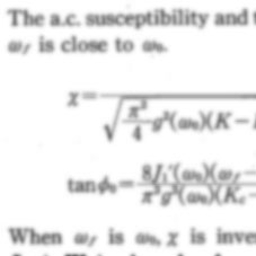
#> input picture task8/text1.jpg, 256 x 256 px
$ jupyter execute task_8.ipynb
#> lines starting #> are read from the running program, lines starting #| are printed output that depends on the picture
# Комбинирование высокочастотных фильтров

Автор: Винник Екатерина Петровна, 22.М04

## Лапласиан в частотной области

[cell 1]
import numpy as np


def get_fft(img, shift=False):
    h = img.shape[0]
    w = img.shape[1]
    img = img.astype(complex)

    x_arr = np.arange(h)
    y_arr = np.arange(w)

    x_mat = np.repeat(x_arr.reshape((h, 1)), w, 1)
    y_mat = np.repeat(y_arr.reshape((1, w)), h, 0)

    if shift:
        exp_val = (x_mat + y_mat) * np.pi * 1j
        img = np.multiply(img, np.exp(exp_val))

    if len(img.shape) == 3:
        img = np.swapaxes(img, 0, 2)
        img_fft = np.fft.fft2(img)
    else:
        img_fft = np.fft.fft2(img)

    return img_fft

[cell 2]
import numpy as np


def get_ifft(img_fft, shift=False):
    h = img_fft.shape[0]
    w = img_fft.shape[1]
    img_fft = img_fft.astype(complex)

    u_arr = np.arange(h)
    v_arr = np.arange(w)

    u_mat = np.repeat(u_arr.reshape((h, 1)), w, 1)
    v_mat = np.repeat(v_arr.reshape((1, w)), h, 0)

    if shift:
        exp_val = (u_mat + v_mat) * np.pi * 1j
        img_fft = np.multiply(img_fft, np.exp(exp_val))

    if len(img_fft.shape) == 3:
        img_fft = np.swapaxes(img_fft, 0, 2)
        img_ifft = np.fft.ifft2(img_fft)
    else:
        img_ifft = np.fft.ifft2(img_fft)

    return img_ifft

[cell 3]
import numpy as np


def apply_laplac_HP(img_fft):
    h = img_fft.shape[0]
    w = img_fft.shape[1]

    u_arr = np.arange(h)
    v_arr = np.arange(w)

    u_mat = np.repeat(u_arr.reshape((h, 1)), w, 1)
    v_mat = np.repeat(v_arr.reshape((1, w)), h, 0)

    dist_mat = np.sqrt(np.power((u_mat - h//2), 2) + np.power((v_mat - w//2), 2))

    filter_mat = -4 * np.pi * np.pi * np.power(dist_mat, 2)

    if len(img_fft.shape) == 3:
        channels = img_fft.shape[-1]
        for ch in range(channels):
            img_fft[:, :, ch] = np.multiply(img_fft[:, :, ch], filter_mat)
    else:
        img_fft = np.multiply(img_fft, filter_mat)

    return img_fft, filter_mat

## Усиление высоких частот

[cell 4]
import numpy as np


def apply_amp_HP(img_fft, filter_mat, k1=1., k2=1.):
    img_fft = np.multiply((k1 + k2*filter_mat), img_fft)

    return img_fft

## Гомоморфная фильтрация
### Theory

Another technique of image processing is homomorphic filtering.
The idea behind it is to think of image as of a combination of illumination $i(x, y)$ and reflectance $r(x, y)$:
$$
\begin{equation}
    f(x, y) = i(x, y)r(x, y).
    \tag{2}
\end{equation}
$$
In order to perform operations in frequency domain, another type of such decomposition is exploited:
$$
\begin{equation}
    z(x, y) = \ln f(x, y) = \ln i(x, y) + \ln r(x, y),
    \tag{3}
\end{equation}
$$
so that $Z(u, v) = \mathfrak{F}[z(x, y)]$ is also a simple sum of $\ln i$ and $\ln r$ in frequency domain.
We denote $\mathfrak{F}[\ln i(x, y)]$ by $F_i(u, v)$.
$F_r(u, v)$ stands for the same denotion for $r(x, y)$.
With that in mind,
$$
\begin{equation}
    Z(u, v) = F_i(x, y) + F_r(x, y).
    \tag{4}
\end{equation}
$$
After a filter $H(u, v)$ is applied, we can obtain a transformed image in spatial domain as follows:
$$
\begin{equation}
    g(x, y) = e^{s(x, y)} = e^{i'(x, y)} e^{r'(x, y)},
    \tag{5}
\end{equation}
$$
where $i'(x, y) = \mathfrak{F}^{-1}[H(u, v)F_i(u, v)]$ and $r'(x, y) = \mathfrak{F}^{-1}[H(u, v)F_r(u, v)]$.

In the current work, we exploit a modified Gaussian high pass filter as a homomorphic one:
$$
\begin{equation}
    H(u, v) = (\gamma_H - \gamma_L)\left[ 1 - e^{-c(D^2(u, v)/D_0^2)} \right] + \gamma_L,
    \tag{6}
\end{equation}
$$
where $c$ and $D_0$ are constants, $D(u, v)$ returns a value of distance of $(u, v)$ from the center of an image, $\gamma_H > 1$ and $\gamma_L < 1$ -- parameters, which control how filter affects **h**igh frequency (which correspond to reflections) and **l**ow frequency (corresponding to external lightning) parts of an image.

### Code

#### Gaussian homomorphic filter

[cell 5]
import numpy as np


def apply_gs_hom(img_fft, g_h, g_l, c=1., d0perc=0.5):
    h = img_fft.shape[0]
    w = img_fft.shape[1]

    d0 = d0perc * np.min([h, w]) / 2

    u_arr = np.arange(h)
    v_arr = np.arange(w)

    u_mat = np.repeat(u_arr.reshape((h, 1)), w, 1)
    v_mat = np.repeat(v_arr.reshape((1, w)), h, 0)

    dist_mat = np.sqrt(np.power((u_mat - h//2), 2) + np.power((v_mat - w//2), 2))

    filter_mat = (g_h - g_l) * (np.full_like(dist_mat, 1.) - np.exp(-c*np.power(dist_mat, 2)/(d0*d0))) + \
                 g_l * np.full_like(dist_mat, 1.)

    img_fft = np.multiply(img_fft, filter_mat)

    return img_fft

### Results

#### Processing + visualization

First of all, we need to load images for the further processing.

[cell 6]
import numpy as np
import matplotlib.pyplot as plt
from PIL import Image


img_1 = Image.open('./text1.jpg')
#> img_1 is the input picture: PIL image 256x256 RGB; min 116, max 255, mean 237.3
img_2 = Image.open('./text2.jpg')
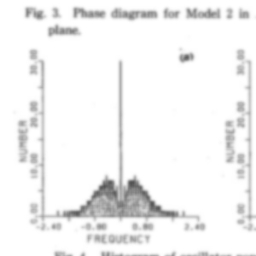
#> input picture task8/text2.jpg, 256 x 256 px
#> img_2 is the input picture: PIL image 256x256 RGB; min 82, max 255, mean 242.9

[cell 7]
# represent the images as tensors
np_1 = np.array(img_1)
np_2 = np.array(img_2)
print('Picture dimensions:')
print(np_1.shape)
#| (256, 256, 3)
print(np_2.shape)
#| (256, 256, 3)

[cell 8]
# simplify the images by summing the channels
np_1_sum = np.sum(np_1, axis=2) // 3
np_2_sum = np.sum(np_2, axis=2) // 3

[cell 9]
# make z(x, y)
z_1 = np.log((np_1_sum / 255))
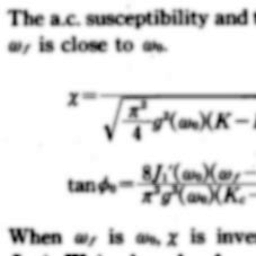
#> z_1: shape (256, 256) float64; min -0.788, max 0, mean -0.0818; drawn with min black and max white
z_2 = np.log((np_2_sum / 255))

Apply FFT to the images:

[cell 10]
z_1_fft = get_fft(z_1, True)
z_2_fft = get_fft(z_2, True)

[cell 11]
# log of abs

z_1_fft_logabs = np.log2(np.abs(z_1_fft)+1)
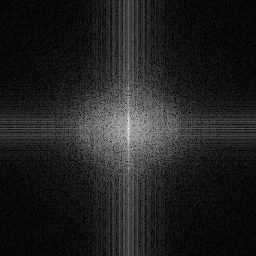
#> z_1_fft_logabs: shape (256, 256) float64; min 0.00288, max 12.39, mean 1.6; drawn with min black and max white
z_2_fft_logabs = np.log2(np.abs(z_2_fft)+1)
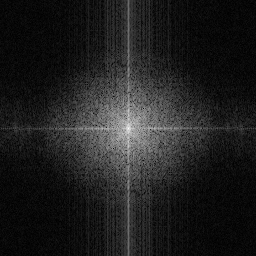
#> z_2_fft_logabs: shape (256, 256) float64; min 0.00761, max 11.86, mean 1.5; drawn with min black and max white

[cell 12]
fig, axs = plt.subplots(2, 2, figsize=(15, 15), dpi=120)
axs[0, 0].imshow(np_1_sum, cmap='gray')
axs[0, 0].set_title('Original of the 1st image')
axs[0, 1].matshow(z_1_fft_logabs, cmap='gray')
axs[0, 1].set_title('Log of abs. of FFT of the 1st image in the z-form')
axs[1, 0].imshow(np_2_sum, cmap='gray')
axs[1, 0].set_title('Original of the 2nd image')
axs[1, 1].matshow(z_2_fft_logabs, cmap='gray')
axs[1, 1].set_title('Log of abs. of FFT of the 2nd image in the z-form')
plt.show()

Apply the Gaussian homomorphic filter with different $\gamma_H$ and $\gamma_L$ to the 1st image.

[cell 13]
# D0 ~ 5%, different gamma and c

s_fft_gshm_1_1 = apply_gs_hom(z_1_fft, 1.5, 0.5, 1, 0.05)
#> in apply_gs_hom, `filter_mat = (g_h - g_l) * (np.full_like(dist_mat, 1.) - np.exp(-c*np...`:
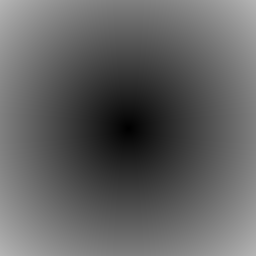
#> dist_mat: shape (256, 256) float64; min 0, max 181, mean 97.9
s_fft_gshm_1_2 = apply_gs_hom(z_1_fft, 1.5, 0.5, 5, 0.05)
s_fft_gshm_1_3 = apply_gs_hom(z_1_fft, 2, 0.25, 1, 0.05)
s_fft_gshm_1_4 = apply_gs_hom(z_1_fft, 2, 0.25, 5, 0.05)

[cell 14]
# D0 ~ 50%, different gamma and c

s_fft_gshm_2_1 = apply_gs_hom(z_1_fft, 1.5, 0.5, 1, 0.5)
s_fft_gshm_2_2 = apply_gs_hom(z_1_fft, 1.5, 0.5, 5, 0.5)
s_fft_gshm_2_3 = apply_gs_hom(z_1_fft, 2, 0.25, 1, 0.5)
s_fft_gshm_2_4 = apply_gs_hom(z_1_fft, 2, 0.25, 5, 0.5)

[cell 15]
s_1_1 = np.abs(get_ifft(s_fft_gshm_1_1))
s_1_2 = np.abs(get_ifft(s_fft_gshm_1_2))
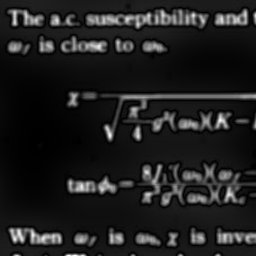
#> s_1_2: shape (256, 256) float64; min 9.2e-08, max 1.07, mean 0.131; drawn with min black and max white
s_1_3 = np.abs(get_ifft(s_fft_gshm_1_3))
s_1_4 = np.abs(get_ifft(s_fft_gshm_1_4))
s_2_1 = np.abs(get_ifft(s_fft_gshm_2_1))
s_2_2 = np.abs(get_ifft(s_fft_gshm_2_2))
s_2_3 = np.abs(get_ifft(s_fft_gshm_2_3))
s_2_4 = np.abs(get_ifft(s_fft_gshm_2_4))
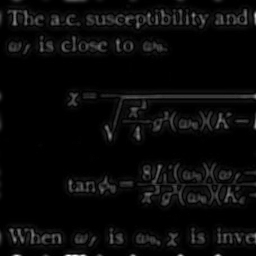
#> s_2_4: shape (256, 256) float64; min 4.64e-16, max 1.18, mean 0.0459; drawn with min black and max white

g_1_1 = np.exp(s_1_1)
g_1_2 = np.exp(s_1_2)
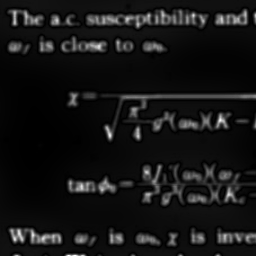
#> g_1_2: shape (256, 256) float64; min 1, max 2.92, mean 1.16; drawn with min black and max white
g_1_3 = np.exp(s_1_3)
g_1_4 = np.exp(s_1_4)
g_2_1 = np.exp(s_2_1)
g_2_2 = np.exp(s_2_2)
g_2_3 = np.exp(s_2_3)
g_2_4 = np.exp(s_2_4)

[cell 16]
fig, axs = plt.subplots(4, 2, figsize=(15, 30), dpi=120)
axs[0, 0].matshow(g_1_1, cmap='gray')
axs[0, 0].set_title('D0 ~ 5%, g_h = 1.5, g_l = 0.5, c = 1')
axs[0, 1].matshow(g_1_2, cmap='gray')
axs[0, 1].set_title('D0 ~ 5%, g_h = 1.5, g_l = 0.5, c = 5')
axs[1, 0].matshow(g_1_3, cmap='gray')
axs[1, 0].set_title('D0 ~ 5%, g_h = 2, g_l = 0.25, c = 1')
axs[1, 1].matshow(g_1_4, cmap='gray')
axs[1, 1].set_title('D0 ~ 5%, g_h = 2, g_l = 0.25, c = 5')
axs[2, 0].matshow(g_2_1, cmap='gray')
axs[2, 0].set_title('D0 ~ 50%, g_h = 1.5, g_l = 0.5, c = 1')
axs[2, 1].matshow(g_2_2, cmap='gray')
axs[2, 1].set_title('D0 ~ 50%, g_h = 1.5, g_l = 0.5, c = 5')
axs[3, 0].matshow(g_2_3, cmap='gray')
axs[3, 0].set_title('D0 ~ 50%, g_h = 2, g_l = 0.25, c = 1')
axs[3, 1].matshow(g_2_4, cmap='gray')
axs[3, 1].set_title('D0 ~ 50%, g_h = 2, g_l = 0.25, c = 5')
plt.show()

It seems that the configuration $D_0 \sim 50\%$, $\gamma_H = 2$, $\gamma_L = 0.25$, $c = 1$ allows to obtain the best result.
Let's apply the negative and then the power transformations to the corresponding image.

[cell 17]
g_2_3_negpow = np.power((1 - g_2_3/np.max(g_2_3)), 4)

[cell 18]
fig, axs = plt.subplots(1, 2, figsize=(12, 6), dpi=120)
axs[0].imshow(np_1_sum, cmap='gray')
axs[0].set_title('Original of the 1st image')
axs[1].matshow(g_2_3_negpow, cmap='gray')
axs[1].set_title('D0 ~ 50%, g_h = 2, g_l = 0.25, c = 5 \n after the negative and power transformations')
plt.show()

**Conclusion**: the 1st image is now quite readable after the application of the homomorphic filter (and the negative with the power transformations).

We are now to process the 2nd image in the same way:

[cell 19]
# D0 ~ 50%, different gamma and c

s_fft_gshm_3_1 = apply_gs_hom(z_2_fft, 1.5, 0.5, 1, 0.5)
s_fft_gshm_3_2 = apply_gs_hom(z_2_fft, 1.5, 0.5, 5, 0.5)
s_fft_gshm_3_3 = apply_gs_hom(z_2_fft, 2, 0.25, 1, 0.5)
s_fft_gshm_3_4 = apply_gs_hom(z_2_fft, 2, 0.25, 5, 0.5)

[cell 20]
s_3_1 = np.abs(get_ifft(s_fft_gshm_3_1))
s_3_2 = np.abs(get_ifft(s_fft_gshm_3_2))
s_3_3 = np.abs(get_ifft(s_fft_gshm_3_3))
s_3_4 = np.abs(get_ifft(s_fft_gshm_3_4))
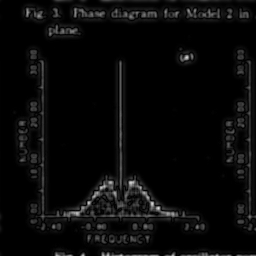
#> s_3_4: shape (256, 256) float64; min 8.56e-17, max 0.846, mean 0.0376

g_3_1 = np.exp(s_3_1)
g_3_2 = np.exp(s_3_2)
g_3_3 = np.exp(s_3_3)
g_3_4 = np.exp(s_3_4)

[cell 21]
fig, axs = plt.subplots(2, 2, figsize=(15, 15), dpi=120)
axs[0, 0].matshow(g_3_1, cmap='gray')
axs[0, 0].set_title('D0 ~ 50%, g_h = 1.5, g_l = 0.5, c = 1')
axs[0, 1].matshow(g_3_2, cmap='gray')
axs[0, 1].set_title('D0 ~ 50%, g_h = 1.5, g_l = 0.5, c = 5')
axs[1, 0].matshow(g_3_3, cmap='gray')
axs[1, 0].set_title('D0 ~ 50%, g_h = 2, g_l = 0.25, c = 1')
axs[1, 1].matshow(g_3_4, cmap='gray')
axs[1, 1].set_title('D0 ~ 50%, g_h = 2, g_l = 0.25, c = 5')
plt.show()

Again, we pick the result obtained with the configuration $D_0 \sim 50\%$, $\gamma_H = 2$, $\gamma_L = 0.25$, $c = 1$ for further processing.

[cell 22]
g_3_3_negpow = np.power((1 - g_3_3/np.max(g_3_3)), 2)
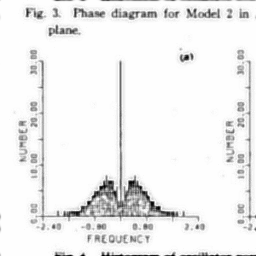
#> g_3_3_negpow: shape (256, 256) float64; min 0, max 0.148, mean 0.139; drawn with min black and max white

[cell 23]
fig, axs = plt.subplots(1, 2, figsize=(12, 6), dpi=120)
axs[0].imshow(np_2_sum, cmap='gray')
axs[0].set_title('Original of the 2nd image')
axs[1].matshow(g_3_3_negpow, cmap='gray')
axs[1].set_title('D0 ~ 50%, g_h = 2, g_l = 0.25, c = 5 \n after the negative and power transformations')
plt.show()
